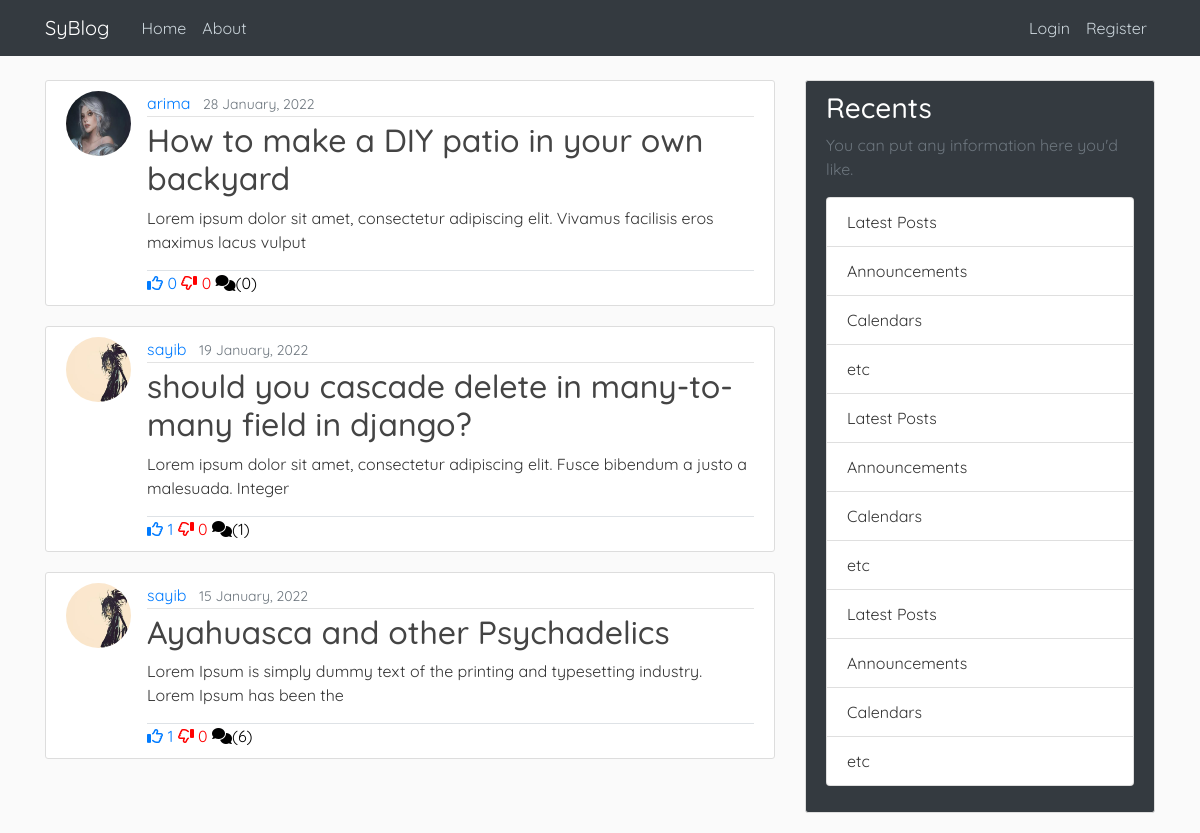
The app's page /, older data.
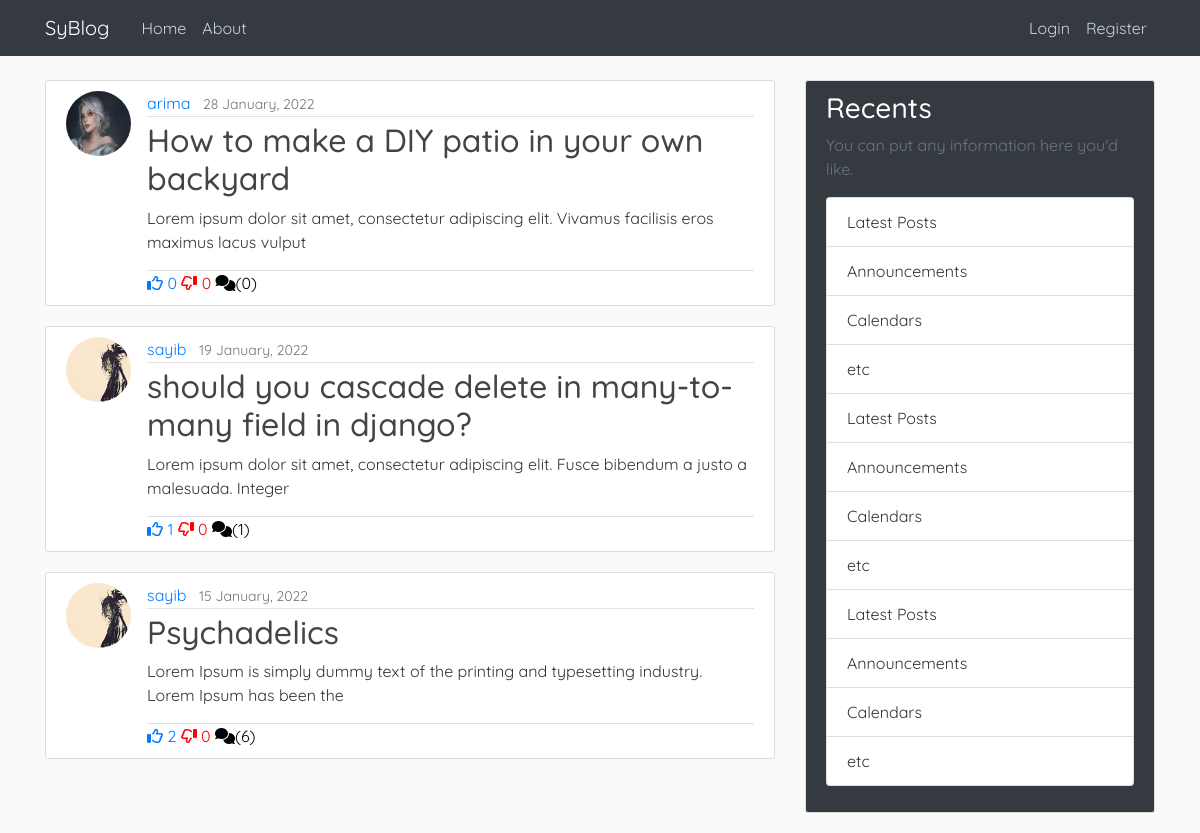
The same page, newer data.
### blog/models.py (models this page shows, shortened)
class Post(models.Model):
    title = models.CharField(max_length=100)
    content = models.TextField()
    date_posted = models.DateTimeField(default=timezone.now)
    author = models.ForeignKey(User, on_delete=models.CASCADE)
    likes = models.ManyToManyField(User, related_name="blog_likes")
    dislikes = models.ManyToManyField(User, related_name="blog_dislikes")
    def snippet(self):
        return self.content[:100]
    def likes_count(self):
        return self.likes.count()
    def dislikes_count(self):
        return self.dislikes.count()

### users/models.py (models this page shows, shortened)
class Profile(models.Model):
    user = models.OneToOneField(User, on_delete=models.CASCADE)
    image = models.ImageField(default = "default_zjgy3n.jpg", upload_to='profile_pics')

### blog/views.py (the view)
# urls.py: path('', PostListView.as_view(), name="blog-home"),
class PostListView(ListView):
    model = Post
    template_name = "blog/home.html"
    context_object_name = 'posts'
    ordering = ['-date_posted']

### friend/context_processors.py (called while the page is built)
def requests_to_base(requests):
    receivers = dict(Counter([req.receiver for req in FriendRequest.objects.all()]))
    return {'receivers': receivers}

### blog/templates/blog/home.html
{% extends 'blog/base.html' %}
{% block content %}
    {% for post in posts %}
        <article class="media content-section">
            <img class="rounded-circle article-img" src="{{post.author.profile.image.url}}" >
            <div class="media-body">
                <div class="article-metadata">
                    <a class="mr-2" href="{% url 'user_display' post.author.id %}">{{ post.author }}</a>
                    <small class="text-muted">{{ post.date_posted|date:"d F, Y" }}</small>
                </div>
                <h2><a class="article-title" href="{% url 'post-detail' post.id%}">{{ post.title }}</a></h2>
                <p class="article-content">{{ post.snippet }}</p>
                <div class="border-top">
                    <a class="like-btn"  style="text-decoration:none" disabled><i class="fa-regular fa-thumbs-up"></i> {{post.likes_count}}</a>
                    <a class="like-btn"  style="text-decoration:none; color:red" disabled><i class="fa-regular fa-thumbs-down fa-flip-horizontal"></i> {{post.dislikes_count}}</a>
                    <a style="text-decoration:none; color:black" disabled><i class="fas fa-comments"></i>({{post.comments.all.count}})</a>
                </div>
            </div>
        </article>
    {% endfor %}
{% endblock content %}

Row changes from the older to the newer data that the page shows:
changed Post: title "Ayahuasca and other Psychadelics" → "Psychadelics"; likes_count "1" → "2"
